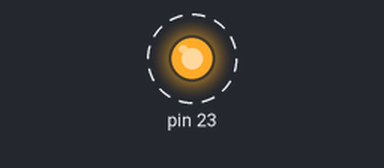
A sketch run on a simulated Arduino Mega 2560, built with avr-gcc and run on an emulated ATmega2560. Parts: output pins drawn as LEDs (lit = HIGH). Dashed ring = blinking.

Above: at 0.05 s.
Timing chart, 0 to 3.0 s (numbered marks = the images above):
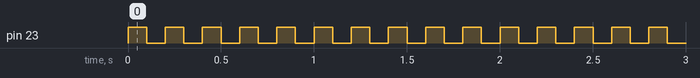

Measured:
- by itself, pin 23: alternates HIGH for 0.10 s and LOW for 0.10 s

The sketch:

Blink.ino
```cpp
// the setup function runs once when you press reset or power the board
void setup() {
  // initialize digital pin LED_BUILTIN as an output.
  pinMode(23, OUTPUT);
}

// the loop function runs over and over again forever
void loop() {
  digitalWrite(23, HIGH);   // turn the LED on (HIGH is the voltage level)
  delay(100);                       // wait for a second
  digitalWrite(23, LOW);    // turn the LED off by making the voltage LOW
  delay(100);                       // wait for a second
}
```
